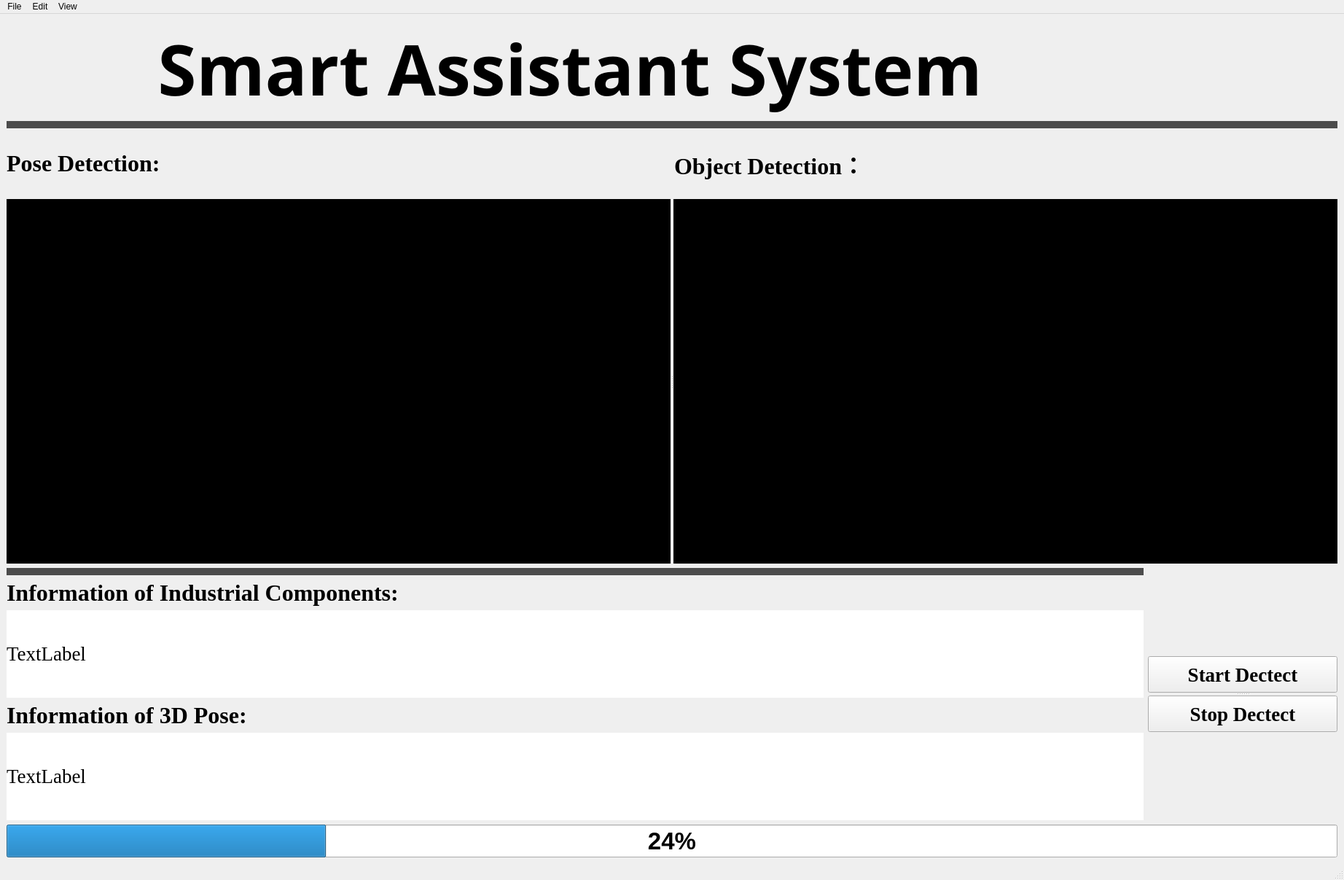
<?xml version="1.0" encoding="UTF-8"?>
<ui version="4.0">
 <class>MainWindow</class>
 <widget class="QMainWindow" name="MainWindow">
  <property name="geometry">
   <rect>
    <x>0</x>
    <y>0</y>
    <width>1844</width>
    <height>1207</height>
   </rect>
  </property>
  <property name="windowTitle">
   <string>MainWindow</string>
  </property>
  <widget class="QWidget" name="centralwidget">
   <layout class="QGridLayout" name="gridLayout">
    <item row="2" column="0" colspan="2">
     <widget class="QProgressBar" name="PointBar">
      <property name="minimumSize">
       <size>
        <width>0</width>
        <height>35</height>
       </size>
      </property>
      <property name="font">
       <font>
        <family>Arial</family>
        <pointsize>25</pointsize>
        <weight>75</weight>
        <italic>false</italic>
        <bold>true</bold>
        <underline>false</underline>
        <strikeout>false</strikeout>
        <kerning>true</kerning>
       </font>
      </property>
      <property name="value">
       <number>24</number>
      </property>
     </widget>
    </item>
    <item row="0" column="0" colspan="2">
     <layout class="QVBoxLayout" name="verticalLayout_2">
      <item>
       <layout class="QGridLayout" name="gridLayout_2">
        <item row="0" column="0">
         <widget class="QLabel" name="label">
          <property name="sizePolicy">
           <sizepolicy hsizetype="Fixed" vsizetype="Fixed">
            <horstretch>0</horstretch>
            <verstretch>0</verstretch>
           </sizepolicy>
          </property>
          <property name="minimumSize">
           <size>
            <width>100</width>
            <height>100</height>
           </size>
          </property>
          <property name="maximumSize">
           <size>
            <width>100</width>
            <height>100</height>
           </size>
          </property>
          <property name="font">
           <font>
            <family>Arial</family>
           </font>
          </property>
          <property name="text">
           <string/>
          </property>
          <property name="pixmap">
           <pixmap>C:/Users/cyq/Desktop/1.png</pixmap>
          </property>
          <property name="scaledContents">
           <bool>true</bool>
          </property>
         </widget>
        </item>
        <item row="0" column="1">
         <widget class="QLabel" name="label_5">
          <property name="font">
           <font>
            <family>Cooper Black</family>
            <pointsize>59</pointsize>
           </font>
          </property>
          <property name="text">
           <string>&lt;html&gt;&lt;head/&gt;&lt;body&gt;&lt;p align=&quot;center&quot;&gt;&lt;span style=&quot; font-size:72pt; font-weight:600; color:#000000;&quot;&gt;Smart Assistant System&lt;/span&gt;&lt;/p&gt;&lt;/body&gt;&lt;/html&gt;</string>
          </property>
         </widget>
        </item>
        <item row="0" column="2">
         <widget class="QLabel" name="label_6">
          <property name="sizePolicy">
           <sizepolicy hsizetype="Fixed" vsizetype="Fixed">
            <horstretch>0</horstretch>
            <verstretch>0</verstretch>
           </sizepolicy>
          </property>
          <property name="minimumSize">
           <size>
            <width>380</width>
            <height>100</height>
           </size>
          </property>
          <property name="maximumSize">
           <size>
            <width>380</width>
            <height>100</height>
           </size>
          </property>
          <property name="text">
           <string/>
          </property>
          <property name="pixmap">
           <pixmap>C:/Users/cyq/Desktop/2.jpg</pixmap>
          </property>
          <property name="scaledContents">
           <bool>true</bool>
          </property>
         </widget>
        </item>
       </layout>
      </item>
      <item>
       <widget class="QLabel" name="label_7">
        <property name="minimumSize">
         <size>
          <width>0</width>
          <height>10</height>
         </size>
        </property>
        <property name="maximumSize">
         <size>
          <width>16777215</width>
          <height>10</height>
         </size>
        </property>
        <property name="styleSheet">
         <string notr="true">background-color: rgb(76, 76, 76);</string>
        </property>
        <property name="text">
         <string/>
        </property>
       </widget>
      </item>
      <item>
       <layout class="QHBoxLayout" name="horizontalLayout_2">
        <item>
         <widget class="QLabel" name="label_3">
          <property name="minimumSize">
           <size>
            <width>300</width>
            <height>50</height>
           </size>
          </property>
          <property name="maximumSize">
           <size>
            <width>16777215</width>
            <height>50</height>
           </size>
          </property>
          <property name="font">
           <font>
            <family>Times New Roman</family>
            <pointsize>24</pointsize>
            <weight>75</weight>
            <bold>true</bold>
            <underline>false</underline>
           </font>
          </property>
          <property name="text">
           <string>Pose Detection: </string>
          </property>
         </widget>
        </item>
        <item>
         <widget class="QLabel" name="label_4">
          <property name="minimumSize">
           <size>
            <width>300</width>
            <height>50</height>
           </size>
          </property>
          <property name="maximumSize">
           <size>
            <width>16777215</width>
            <height>1010000</height>
           </size>
          </property>
          <property name="font">
           <font>
            <family>Times New Roman</family>
            <pointsize>24</pointsize>
            <weight>75</weight>
            <bold>true</bold>
           </font>
          </property>
          <property name="text">
           <string>Object Detection：</string>
          </property>
         </widget>
        </item>
       </layout>
      </item>
      <item>
       <widget class="QSplitter" name="splitter">
        <property name="orientation">
         <enum>Qt::Horizontal</enum>
        </property>
        <widget class="QLabel" name="video1">
         <property name="sizePolicy">
          <sizepolicy hsizetype="Preferred" vsizetype="Preferred">
           <horstretch>0</horstretch>
           <verstretch>0</verstretch>
          </sizepolicy>
         </property>
         <property name="minimumSize">
          <size>
           <width>400</width>
           <height>500</height>
          </size>
         </property>
         <property name="styleSheet">
          <string notr="true">background-color: rgb(0, 0, 0);</string>
         </property>
         <property name="text">
          <string>TextLabel</string>
         </property>
        </widget>
        <widget class="QLabel" name="video2">
         <property name="sizePolicy">
          <sizepolicy hsizetype="Preferred" vsizetype="Preferred">
           <horstretch>0</horstretch>
           <verstretch>0</verstretch>
          </sizepolicy>
         </property>
         <property name="minimumSize">
          <size>
           <width>400</width>
           <height>500</height>
          </size>
         </property>
         <property name="styleSheet">
          <string notr="true">background-color: rgb(0, 0, 0);</string>
         </property>
         <property name="text">
          <string>TextLabel</string>
         </property>
        </widget>
       </widget>
      </item>
     </layout>
    </item>
    <item row="1" column="0">
     <layout class="QVBoxLayout" name="verticalLayout">
      <item>
       <widget class="QLabel" name="label_8">
        <property name="minimumSize">
         <size>
          <width>0</width>
          <height>10</height>
         </size>
        </property>
        <property name="maximumSize">
         <size>
          <width>16777215</width>
          <height>10</height>
         </size>
        </property>
        <property name="styleSheet">
         <string notr="true">background-color: rgb(76, 76, 76);</string>
        </property>
        <property name="text">
         <string/>
        </property>
       </widget>
      </item>
      <item>
       <widget class="QLabel" name="label_2">
        <property name="minimumSize">
         <size>
          <width>480</width>
          <height>30</height>
         </size>
        </property>
        <property name="font">
         <font>
          <family>Times New Roman</family>
          <pointsize>24</pointsize>
          <weight>75</weight>
          <bold>true</bold>
         </font>
        </property>
        <property name="text">
         <string>Information of Industrial Components:</string>
        </property>
       </widget>
      </item>
      <item>
       <widget class="QLabel" name="output2">
        <property name="minimumSize">
         <size>
          <width>400</width>
          <height>120</height>
         </size>
        </property>
        <property name="font">
         <font>
          <family>Times New Roman</family>
          <pointsize>9</pointsize>
          <weight>50</weight>
          <italic>false</italic>
          <bold>false</bold>
         </font>
        </property>
        <property name="styleSheet">
         <string notr="true">font: 9pt &quot;Times New Roman&quot;;
background-color: rgb(255, 255, 255);</string>
        </property>
        <property name="text">
         <string>&lt;html&gt;&lt;head/&gt;&lt;body&gt;&lt;p&gt;&lt;span style=&quot; font-size:20pt;&quot;&gt;TextLabel&lt;/span&gt;&lt;/p&gt;&lt;/body&gt;&lt;/html&gt;</string>
        </property>
       </widget>
      </item>
      <item>
       <widget class="QLabel" name="label_1">
        <property name="minimumSize">
         <size>
          <width>480</width>
          <height>30</height>
         </size>
        </property>
        <property name="font">
         <font>
          <family>Times New Roman</family>
          <pointsize>24</pointsize>
          <weight>75</weight>
          <italic>false</italic>
          <bold>true</bold>
          <underline>false</underline>
          <strikeout>false</strikeout>
          <kerning>true</kerning>
         </font>
        </property>
        <property name="text">
         <string>Information of 3D Pose:</string>
        </property>
       </widget>
      </item>
      <item>
       <widget class="QLabel" name="output1">
        <property name="minimumSize">
         <size>
          <width>400</width>
          <height>120</height>
         </size>
        </property>
        <property name="font">
         <font>
          <family>Times New Roman</family>
          <pointsize>9</pointsize>
          <weight>50</weight>
          <italic>false</italic>
          <bold>false</bold>
         </font>
        </property>
        <property name="styleSheet">
         <string notr="true">font: 9pt &quot;Times New Roman&quot;;
background-color: rgb(255, 255, 255);</string>
        </property>
        <property name="text">
         <string>&lt;html&gt;&lt;head/&gt;&lt;body&gt;&lt;p&gt;&lt;span style=&quot; font-size:20pt;&quot;&gt;TextLabel&lt;/span&gt;&lt;/p&gt;&lt;/body&gt;&lt;/html&gt;</string>
        </property>
       </widget>
      </item>
     </layout>
    </item>
    <item row="1" column="1">
     <widget class="QSplitter" name="splitter_3">
      <property name="sizePolicy">
       <sizepolicy hsizetype="Preferred" vsizetype="Preferred">
        <horstretch>0</horstretch>
        <verstretch>0</verstretch>
       </sizepolicy>
      </property>
      <property name="maximumSize">
       <size>
        <width>260</width>
        <height>105</height>
       </size>
      </property>
      <property name="orientation">
       <enum>Qt::Vertical</enum>
      </property>
      <widget class="QPushButton" name="startButton">
       <property name="minimumSize">
        <size>
         <width>150</width>
         <height>50</height>
        </size>
       </property>
       <property name="maximumSize">
        <size>
         <width>260</width>
         <height>50</height>
        </size>
       </property>
       <property name="font">
        <font>
         <family>Times New Roman</family>
         <pointsize>20</pointsize>
         <weight>75</weight>
         <bold>true</bold>
        </font>
       </property>
       <property name="text">
        <string>Start Dectect</string>
       </property>
      </widget>
      <widget class="QPushButton" name="stopButton">
       <property name="minimumSize">
        <size>
         <width>150</width>
         <height>50</height>
        </size>
       </property>
       <property name="maximumSize">
        <size>
         <width>260</width>
         <height>50</height>
        </size>
       </property>
       <property name="font">
        <font>
         <family>Times New Roman</family>
         <pointsize>20</pointsize>
         <weight>75</weight>
         <bold>true</bold>
        </font>
       </property>
       <property name="text">
        <string>Stop Dectect</string>
       </property>
      </widget>
     </widget>
    </item>
   </layout>
  </widget>
  <widget class="QStatusBar" name="statusbar"/>
  <widget class="QMenuBar" name="menubar">
   <property name="geometry">
    <rect>
     <x>0</x>
     <y>0</y>
     <width>1844</width>
     <height>23</height>
    </rect>
   </property>
   <widget class="QMenu" name="menuFile">
    <property name="title">
     <string>File</string>
    </property>
    <addaction name="separator"/>
    <addaction name="action_New"/>
    <addaction name="action_Open"/>
    <addaction name="action_Delete"/>
   </widget>
   <widget class="QMenu" name="menuEdit">
    <property name="title">
     <string>Edit</string>
    </property>
   </widget>
   <widget class="QMenu" name="menuView">
    <property name="title">
     <string>View</string>
    </property>
    <addaction name="separator"/>
    <addaction name="separator"/>
   </widget>
   <addaction name="menuFile"/>
   <addaction name="menuEdit"/>
   <addaction name="menuView"/>
  </widget>
  <action name="action6">
   <property name="text">
    <string>6</string>
   </property>
  </action>
  <action name="action_New">
   <property name="text">
    <string>&amp;New</string>
   </property>
  </action>
  <action name="action_Open">
   <property name="text">
    <string>&amp;Open</string>
   </property>
  </action>
  <action name="action_Delete">
   <property name="text">
    <string>&amp;Delete</string>
   </property>
  </action>
 </widget>
 <resources/>
 <connections/>
</ui>
